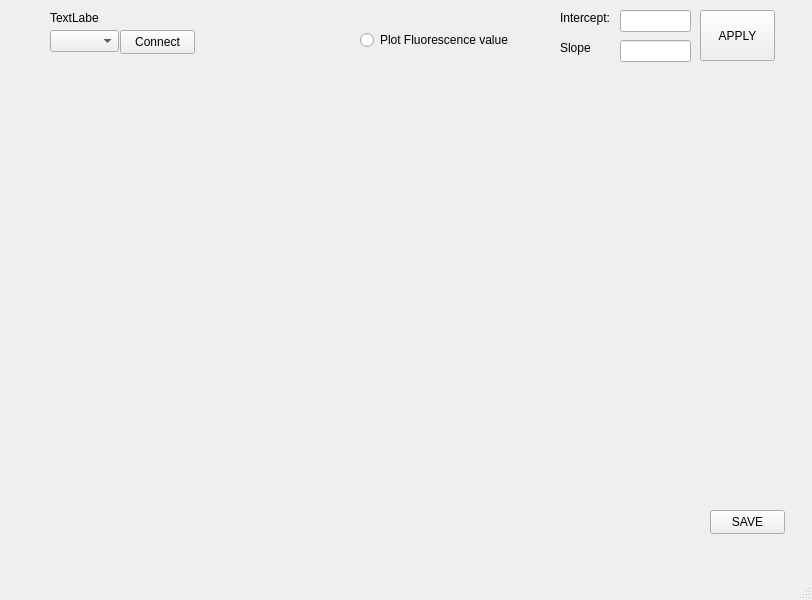
<?xml version="1.0" encoding="UTF-8"?>
<ui version="4.0">
 <class>MainWindow</class>
 <widget class="QMainWindow" name="MainWindow">
  <property name="geometry">
   <rect>
    <x>0</x>
    <y>0</y>
    <width>812</width>
    <height>600</height>
   </rect>
  </property>
  <property name="windowTitle">
   <string>MainWindow</string>
  </property>
  <widget class="QWidget" name="centralwidget">
   <widget class="QComboBox" name="selectPort">
    <property name="geometry">
     <rect>
      <x>50</x>
      <y>30</y>
      <width>69</width>
      <height>22</height>
     </rect>
    </property>
   </widget>
   <widget class="QPushButton" name="connect_btn">
    <property name="geometry">
     <rect>
      <x>120</x>
      <y>30</y>
      <width>75</width>
      <height>24</height>
     </rect>
    </property>
    <property name="text">
     <string>Connect</string>
    </property>
   </widget>
   <widget class="QPushButton" name="save_btn">
    <property name="geometry">
     <rect>
      <x>710</x>
      <y>510</y>
      <width>75</width>
      <height>24</height>
     </rect>
    </property>
    <property name="text">
     <string>SAVE</string>
    </property>
   </widget>
   <widget class="QRadioButton" name="plot_option">
    <property name="geometry">
     <rect>
      <x>360</x>
      <y>30</y>
      <width>151</width>
      <height>20</height>
     </rect>
    </property>
    <property name="text">
     <string>Plot Fluorescence value</string>
    </property>
   </widget>
   <widget class="QLineEdit" name="intercept_value">
    <property name="geometry">
     <rect>
      <x>620</x>
      <y>10</y>
      <width>71</width>
      <height>22</height>
     </rect>
    </property>
   </widget>
   <widget class="QLineEdit" name="slope_value">
    <property name="geometry">
     <rect>
      <x>620</x>
      <y>40</y>
      <width>71</width>
      <height>22</height>
     </rect>
    </property>
   </widget>
   <widget class="QLabel" name="label">
    <property name="geometry">
     <rect>
      <x>560</x>
      <y>10</y>
      <width>49</width>
      <height>16</height>
     </rect>
    </property>
    <property name="text">
     <string>Intercept:</string>
    </property>
   </widget>
   <widget class="QLabel" name="label_slope">
    <property name="geometry">
     <rect>
      <x>560</x>
      <y>40</y>
      <width>49</width>
      <height>16</height>
     </rect>
    </property>
    <property name="text">
     <string>Slope</string>
    </property>
   </widget>
   <widget class="QPushButton" name="apply_th">
    <property name="geometry">
     <rect>
      <x>700</x>
      <y>10</y>
      <width>75</width>
      <height>51</height>
     </rect>
    </property>
    <property name="text">
     <string>APPLY</string>
    </property>
   </widget>
   <widget class="PlotWidget" name="widget" native="true">
    <property name="geometry">
     <rect>
      <x>50</x>
      <y>100</y>
      <width>731</width>
      <height>401</height>
     </rect>
    </property>
   </widget>
   <widget class="QLabel" name="label_port">
    <property name="geometry">
     <rect>
      <x>50</x>
      <y>10</y>
      <width>49</width>
      <height>16</height>
     </rect>
    </property>
    <property name="text">
     <string>TextLabel</string>
    </property>
   </widget>
  </widget>
  <widget class="QMenuBar" name="menubar">
   <property name="geometry">
    <rect>
     <x>0</x>
     <y>0</y>
     <width>812</width>
     <height>22</height>
    </rect>
   </property>
  </widget>
  <widget class="QStatusBar" name="statusbar"/>
 </widget>
 <customwidgets>
  <customwidget>
   <class>PlotWidget</class>
   <extends>QWidget</extends>
   <header>pyqtgraph.h</header>
   <container>1</container>
  </customwidget>
 </customwidgets>
 <resources/>
 <connections/>
</ui>
